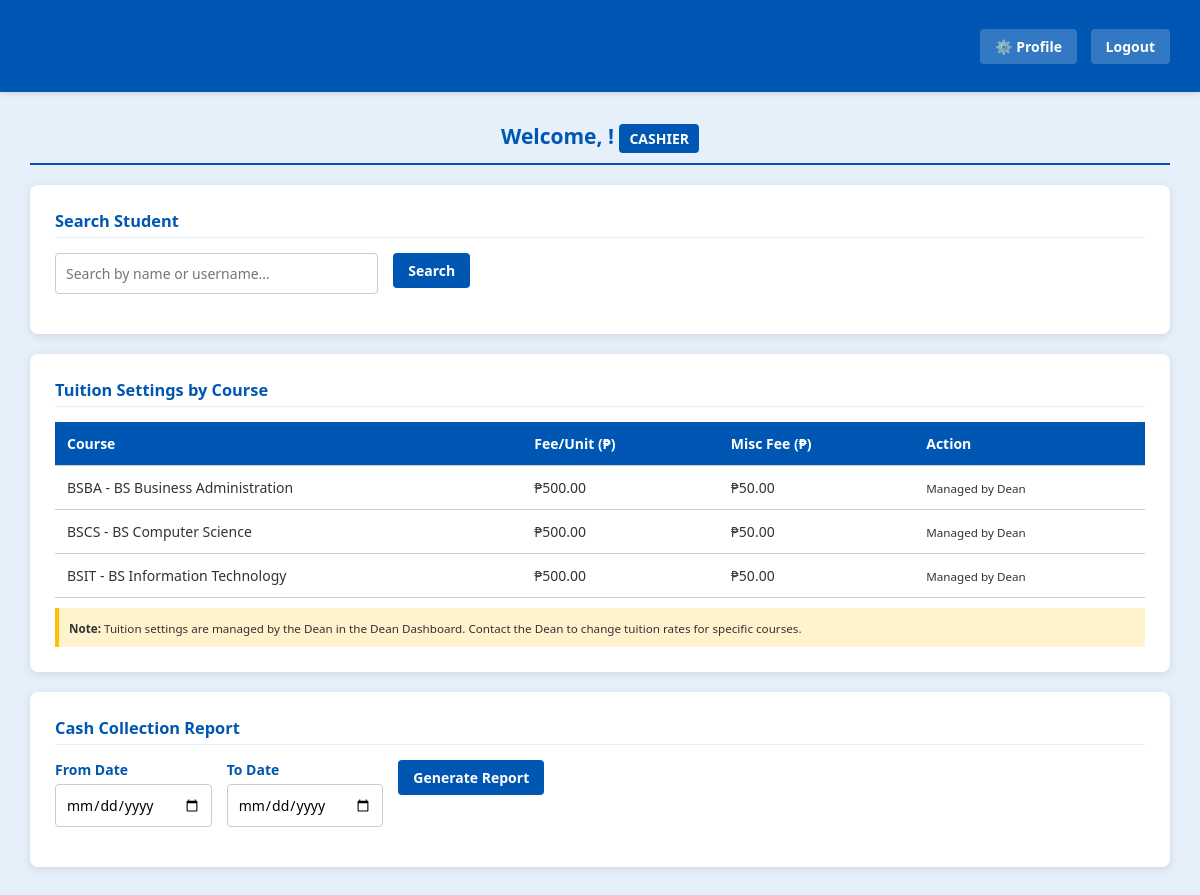
Screenshot of /pages/cashier_dashboard.php with the database file from the repository.
### tables this page shows
CREATE TABLE `courses` (
  `id` int(11) NOT NULL,
  `code` varchar(20) NOT NULL,
  `name` varchar(100) NOT NULL,
  `department` varchar(100) NOT NULL,
  `max_units` int(11) DEFAULT 24
);

### pages/cashier_dashboard.php (the view, shortened to what this page needs)
<?php
require_once __DIR__ . '/../includes/auth.php';
    ?>
    <?php
$name = $_SESSION['name']; $role = $_SESSION['role'];
?>
<!DOCTYPE html>
<html lang="en">
<head>
    <link rel="stylesheet" href="assets/css/style.css">
</head>
<body>
    <div class="header">
        <h2>School Management System</h2>
        <div class="header-links">
            <a href="?action=profile">⚙️ Profile</a>
            <a href="?action=logout">Logout</a>
        </div>
    </div>
    <div class="dashboard-container">
        <h2>Welcome, <?php echo htmlspecialchars($name); ?>! <span class="role-badge">Cashier</span></h2>
        <?php if(!isset($_GET['view_stud'])): ?>
        <div class="card">
            <h3>Search Student</h3>
            <form method="POST" class="form-row" style="max-width:500px;">
                <div class="form-group" style="flex:2;"><input type="text" name="search_term" placeholder="Search by name or username..." required></div>
                <div class="form-group"><button type="submit" name="c_search_btn" class="btn">Search</button></div>
            </form>
        </div>
        <div class="card">
            <h3>Tuition Settings by Course</h3>
            <table>
                <tr><th>Course</th><th>Fee/Unit (₱)</th><th>Misc Fee (₱)</th><th>Action</th></tr>
                <?php $crs=$conn->query("SELECT * FROM courses ORDER BY code"); while($c=$crs->fetch_assoc()): ?>
                <tr>
                    <td><?php echo $c['code'] . ' - ' . $c['name']; ?></td>
                    <td>₱<?php echo number_format($c['fee_per_unit'] ?? 500.00, 2); ?></td>
                    <td>₱<?php echo number_format($c['misc_fee'] ?? 50.00, 2); ?></td>
                    <td><small>Managed by Dean</small></td>
                </tr>
                <?php endwhile; ?>
            </table>
            <div style="margin-top:10px; padding:10px; background:#fff3cd; border-left:4px solid #ffc107;">
                <small><strong>Note:</strong> Tuition settings are managed by the Dean in the Dean Dashboard. Contact the Dean to change tuition rates for specific courses.</small>
            </div>
        </div>
        <div class="card">
            <h3>Cash Collection Report</h3>
            <form method="POST" class="form-row" style="max-width:500px;">
                <div class="form-group"><label>From Date</label><input type="date" name="from_date" required></div>
                <div class="form-group"><label>To Date</label><input type="date" name="to_date" required></div>
                <div class="form-group"><button type="submit" name="c_report_btn" class="btn">Generate Report</button></div>
            </form>
        </div>
        <?php endif; ?>
    </div>
</body>
</html>

### assets/css/style.css (style rules this page uses)
:root { --primary-blue: #0056b3; --light-blue: #e6f0fa; --hover-blue: #004494; --white: #ffffff; --text-dark: #333333; --border-color: #cccccc; --danger-red: #dc3545; --success-green: #28a745; }
* { box-sizing: border-box; margin: 0; padding: 0; font-family: 'Segoe UI', Tahoma, Geneva, Verdana, sans-serif; }
body { background-color: var(--light-blue); color: var(--text-dark); font-size: 14px; }
.header { background-color: var(--primary-blue); color: var(--white); padding: 15px 30px; display: flex; justify-content: space-between; align-items: center; box-shadow: 0 2px 5px rgba(0,0,0,0.1); }
.header h2 { font-size: 22px; }
.header-links a { color: var(--white); text-decoration: none; background: rgba(255,255,255,0.2); padding: 8px 15px; border-radius: 4px; font-weight: bold; margin-left: 10px; }
.dashboard-container { padding: 30px; max-width: 1200px; margin: 0 auto; }
.card { background: var(--white); padding: 25px; border-radius: 8px; box-shadow: 0 2px 10px rgba(0,0,0,0.1); margin-bottom: 20px; }
.role-badge { display: inline-block; background: var(--primary-blue); color: white; padding: 5px 10px; border-radius: 4px; font-size: 14px; font-weight: bold; text-transform: uppercase; }
table { width: 100%; border-collapse: collapse; margin-top: 15px; }
th, td { padding: 12px; text-align: left; border-bottom: 1px solid var(--border-color); }
th { background-color: var(--primary-blue); color: var(--white); }
.btn { background-color: var(--primary-blue); color: var(--white); padding: 8px 15px; border: none; border-radius: 4px; cursor: pointer; font-size: 14px; font-weight: bold; transition: background 0.3s; text-decoration: none; display: inline-block; }
h2 { color: var(--primary-blue); text-align: center; margin-bottom: 20px; border-bottom: 2px solid var(--primary-blue); padding-bottom: 10px; }
h3 { color: var(--primary-blue); margin-bottom: 15px; border-bottom: 1px solid var(--light-blue); padding-bottom: 5px; }
.form-group { margin-bottom: 15px; }
.form-row { display: flex; gap: 15px; }
.form-row .form-group { flex: 1; }
label { display: block; margin-bottom: 5px; font-weight: 600; color: var(--primary-blue); }
input[type="text"], input[type="email"], input[type="password"], input[type="date"], input[type="number"], select, textarea { width: 100%; padding: 10px; border: 1px solid var(--border-color); border-radius: 4px; font-size: 14px; }

### rows the page displays
courses: code "BSBA", name "BS Business Administration", fee_per_unit "500.00", misc_fee "50.00"
courses: code "BSCS", name "BS Computer Science", fee_per_unit "500.00", misc_fee "50.00"
courses: code "BSIT", name "BS Information Technology", fee_per_unit "500.00", misc_fee "50.00"
